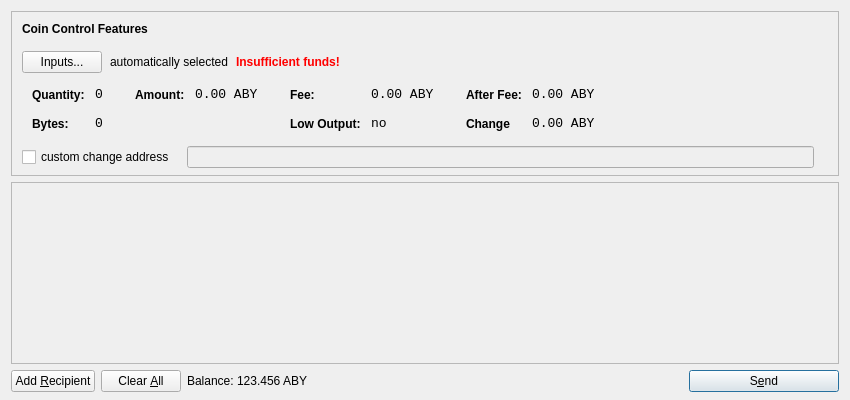
<?xml version="1.0" encoding="UTF-8"?>
<ui version="4.0">
 <class>SendCoinsDialog</class>
 <widget class="QDialog" name="SendCoinsDialog">
  <property name="geometry">
   <rect>
    <x>0</x>
    <y>0</y>
    <width>850</width>
    <height>400</height>
   </rect>
  </property>
  <property name="windowTitle">
   <string>Send Coins</string>
  </property>
  <layout class="QVBoxLayout" name="verticalLayout" stretch="0,1,0">
   <property name="bottomMargin">
    <number>8</number>
   </property>
   <item>
    <widget class="QFrame" name="frameCoinControl">
     <property name="sizePolicy">
      <sizepolicy hsizetype="Expanding" vsizetype="Expanding">
       <horstretch>0</horstretch>
       <verstretch>0</verstretch>
      </sizepolicy>
     </property>
     <property name="maximumSize">
      <size>
       <width>16777215</width>
       <height>16777215</height>
      </size>
     </property>
     <property name="frameShape">
      <enum>QFrame::StyledPanel</enum>
     </property>
     <property name="frameShadow">
      <enum>QFrame::Sunken</enum>
     </property>
     <layout class="QVBoxLayout" name="verticalLayoutCoinControl2">
      <property name="spacing">
       <number>-1</number>
      </property>
      <property name="leftMargin">
       <number>0</number>
      </property>
      <property name="topMargin">
       <number>0</number>
      </property>
      <property name="rightMargin">
       <number>0</number>
      </property>
      <property name="bottomMargin">
       <number>6</number>
      </property>
      <item>
       <layout class="QVBoxLayout" name="verticalLayoutCoinControl" stretch="0,0,0,0,1">
        <property name="spacing">
         <number>0</number>
        </property>
        <property name="leftMargin">
         <number>10</number>
        </property>
        <property name="topMargin">
         <number>10</number>
        </property>
        <item>
         <layout class="QHBoxLayout" name="horizontalLayoutCoinControl1">
          <property name="bottomMargin">
           <number>15</number>
          </property>
          <item>
           <widget class="QLabel" name="labelCoinControlFeatures">
            <property name="sizePolicy">
             <sizepolicy hsizetype="Preferred" vsizetype="Maximum">
              <horstretch>0</horstretch>
              <verstretch>0</verstretch>
             </sizepolicy>
            </property>
            <property name="font">
             <font>
              <weight>75</weight>
              <bold>true</bold>
             </font>
            </property>
            <property name="styleSheet">
             <string notr="true">font-weight:bold;</string>
            </property>
            <property name="text">
             <string>Coin Control Features</string>
            </property>
           </widget>
          </item>
         </layout>
        </item>
        <item>
         <layout class="QHBoxLayout" name="horizontalLayoutCoinControl2" stretch="0,0,0,0">
          <property name="spacing">
           <number>8</number>
          </property>
          <property name="bottomMargin">
           <number>10</number>
          </property>
          <item>
           <widget class="QPushButton" name="pushButtonCoinControl">
            <property name="styleSheet">
             <string notr="true"/>
            </property>
            <property name="text">
             <string>Inputs...</string>
            </property>
           </widget>
          </item>
          <item>
           <widget class="QLabel" name="labelCoinControlAutomaticallySelected">
            <property name="text">
             <string>automatically selected</string>
            </property>
            <property name="margin">
             <number>5</number>
            </property>
           </widget>
          </item>
          <item>
           <widget class="QLabel" name="labelCoinControlInsuffFunds">
            <property name="font">
             <font>
              <weight>75</weight>
              <bold>true</bold>
             </font>
            </property>
            <property name="styleSheet">
             <string notr="true">color:red;font-weight:bold;</string>
            </property>
            <property name="text">
             <string>Insufficient funds!</string>
            </property>
            <property name="margin">
             <number>5</number>
            </property>
           </widget>
          </item>
          <item>
           <spacer name="horizontalSpacerCoinControl">
            <property name="orientation">
             <enum>Qt::Horizontal</enum>
            </property>
            <property name="sizeHint" stdset="0">
             <size>
              <width>40</width>
              <height>1</height>
             </size>
            </property>
           </spacer>
          </item>
         </layout>
        </item>
        <item>
         <widget class="QWidget" name="widgetCoinControl" native="true">
          <property name="sizePolicy">
           <sizepolicy hsizetype="Preferred" vsizetype="Preferred">
            <horstretch>0</horstretch>
            <verstretch>0</verstretch>
           </sizepolicy>
          </property>
          <property name="minimumSize">
           <size>
            <width>0</width>
            <height>0</height>
           </size>
          </property>
          <property name="styleSheet">
           <string notr="true"/>
          </property>
          <layout class="QHBoxLayout" name="horizontalLayoutCoinControl5">
           <property name="margin">
            <number>0</number>
           </property>
           <item>
            <layout class="QHBoxLayout" name="horizontalLayoutCoinControl3" stretch="0,0,0,1">
             <property name="spacing">
              <number>20</number>
             </property>
             <property name="topMargin">
              <number>0</number>
             </property>
             <property name="bottomMargin">
              <number>10</number>
             </property>
             <item>
              <layout class="QFormLayout" name="formLayoutCoinControl1">
               <property name="horizontalSpacing">
                <number>10</number>
               </property>
               <property name="verticalSpacing">
                <number>14</number>
               </property>
               <property name="leftMargin">
                <number>10</number>
               </property>
               <property name="topMargin">
                <number>4</number>
               </property>
               <property name="rightMargin">
                <number>6</number>
               </property>
               <item row="0" column="0">
                <widget class="QLabel" name="labelCoinControlQuantityText">
                 <property name="styleSheet">
                  <string notr="true">font-weight:bold;</string>
                 </property>
                 <property name="text">
                  <string>Quantity:</string>
                 </property>
                 <property name="margin">
                  <number>0</number>
                 </property>
                </widget>
               </item>
               <item row="0" column="1">
                <widget class="QLabel" name="labelCoinControlQuantity">
                 <property name="font">
                  <font>
                   <family>Monospace</family>
                   <pointsize>10</pointsize>
                  </font>
                 </property>
                 <property name="cursor">
                  <cursorShape>IBeamCursor</cursorShape>
                 </property>
                 <property name="contextMenuPolicy">
                  <enum>Qt::ActionsContextMenu</enum>
                 </property>
                 <property name="text">
                  <string>0</string>
                 </property>
                 <property name="margin">
                  <number>0</number>
                 </property>
                 <property name="textInteractionFlags">
                  <set>Qt::LinksAccessibleByMouse|Qt::TextSelectableByKeyboard|Qt::TextSelectableByMouse</set>
                 </property>
                </widget>
               </item>
               <item row="1" column="0">
                <widget class="QLabel" name="labelCoinControlBytesText">
                 <property name="styleSheet">
                  <string notr="true">font-weight:bold;</string>
                 </property>
                 <property name="text">
                  <string>Bytes:</string>
                 </property>
                </widget>
               </item>
               <item row="1" column="1">
                <widget class="QLabel" name="labelCoinControlBytes">
                 <property name="font">
                  <font>
                   <family>Monospace</family>
                   <pointsize>10</pointsize>
                  </font>
                 </property>
                 <property name="cursor">
                  <cursorShape>IBeamCursor</cursorShape>
                 </property>
                 <property name="contextMenuPolicy">
                  <enum>Qt::ActionsContextMenu</enum>
                 </property>
                 <property name="text">
                  <string>0</string>
                 </property>
                 <property name="textInteractionFlags">
                  <set>Qt::LinksAccessibleByMouse|Qt::TextSelectableByKeyboard|Qt::TextSelectableByMouse</set>
                 </property>
                </widget>
               </item>
              </layout>
             </item>
             <item>
              <layout class="QFormLayout" name="formLayoutCoinControl2">
               <property name="horizontalSpacing">
                <number>10</number>
               </property>
               <property name="verticalSpacing">
                <number>14</number>
               </property>
               <property name="leftMargin">
                <number>6</number>
               </property>
               <property name="topMargin">
                <number>4</number>
               </property>
               <property name="rightMargin">
                <number>6</number>
               </property>
               <item row="0" column="0">
                <widget class="QLabel" name="labelCoinControlAmountText">
                 <property name="styleSheet">
                  <string notr="true">font-weight:bold;</string>
                 </property>
                 <property name="text">
                  <string>Amount:</string>
                 </property>
                 <property name="margin">
                  <number>0</number>
                 </property>
                </widget>
               </item>
               <item row="0" column="1">
                <widget class="QLabel" name="labelCoinControlAmount">
                 <property name="font">
                  <font>
                   <family>Monospace</family>
                   <pointsize>10</pointsize>
                  </font>
                 </property>
                 <property name="cursor">
                  <cursorShape>IBeamCursor</cursorShape>
                 </property>
                 <property name="contextMenuPolicy">
                  <enum>Qt::ActionsContextMenu</enum>
                 </property>
                 <property name="text">
                  <string notr="true">0.00 ABY</string>
                 </property>
                 <property name="textInteractionFlags">
                  <set>Qt::LinksAccessibleByMouse|Qt::TextSelectableByKeyboard|Qt::TextSelectableByMouse</set>
                 </property>
                </widget>
               </item>
              </layout>
             </item>
             <item>
              <layout class="QFormLayout" name="formLayoutCoinControl3">
               <property name="horizontalSpacing">
                <number>10</number>
               </property>
               <property name="verticalSpacing">
                <number>14</number>
               </property>
               <property name="leftMargin">
                <number>6</number>
               </property>
               <property name="topMargin">
                <number>4</number>
               </property>
               <property name="rightMargin">
                <number>6</number>
               </property>
               <item row="0" column="0">
                <widget class="QLabel" name="labelCoinControlFeeText">
                 <property name="styleSheet">
                  <string notr="true">font-weight:bold;</string>
                 </property>
                 <property name="text">
                  <string>Fee:</string>
                 </property>
                 <property name="margin">
                  <number>0</number>
                 </property>
                </widget>
               </item>
               <item row="0" column="1">
                <widget class="QLabel" name="labelCoinControlFee">
                 <property name="font">
                  <font>
                   <family>Monospace</family>
                   <pointsize>10</pointsize>
                  </font>
                 </property>
                 <property name="cursor">
                  <cursorShape>IBeamCursor</cursorShape>
                 </property>
                 <property name="contextMenuPolicy">
                  <enum>Qt::ActionsContextMenu</enum>
                 </property>
                 <property name="text">
                  <string notr="true">0.00 ABY</string>
                 </property>
                 <property name="textInteractionFlags">
                  <set>Qt::LinksAccessibleByMouse|Qt::TextSelectableByKeyboard|Qt::TextSelectableByMouse</set>
                 </property>
                </widget>
               </item>
               <item row="1" column="0">
                <widget class="QLabel" name="labelCoinControlLowOutputText">
                 <property name="styleSheet">
                  <string notr="true">font-weight:bold;</string>
                 </property>
                 <property name="text">
                  <string>Low Output:</string>
                 </property>
                </widget>
               </item>
               <item row="1" column="1">
                <widget class="QLabel" name="labelCoinControlLowOutput">
                 <property name="font">
                  <font>
                   <family>Monospace</family>
                   <pointsize>10</pointsize>
                  </font>
                 </property>
                 <property name="cursor">
                  <cursorShape>IBeamCursor</cursorShape>
                 </property>
                 <property name="contextMenuPolicy">
                  <enum>Qt::ActionsContextMenu</enum>
                 </property>
                 <property name="text">
                  <string>no</string>
                 </property>
                 <property name="textInteractionFlags">
                  <set>Qt::LinksAccessibleByMouse|Qt::TextSelectableByKeyboard|Qt::TextSelectableByMouse</set>
                 </property>
                </widget>
               </item>
              </layout>
             </item>
             <item>
              <layout class="QFormLayout" name="formLayoutCoinControl4">
               <property name="horizontalSpacing">
                <number>10</number>
               </property>
               <property name="verticalSpacing">
                <number>14</number>
               </property>
               <property name="leftMargin">
                <number>6</number>
               </property>
               <property name="topMargin">
                <number>4</number>
               </property>
               <property name="rightMargin">
                <number>6</number>
               </property>
               <item row="0" column="0">
                <widget class="QLabel" name="labelCoinControlAfterFeeText">
                 <property name="styleSheet">
                  <string notr="true">font-weight:bold;</string>
                 </property>
                 <property name="text">
                  <string>After Fee:</string>
                 </property>
                 <property name="margin">
                  <number>0</number>
                 </property>
                </widget>
               </item>
               <item row="0" column="1">
                <widget class="QLabel" name="labelCoinControlAfterFee">
                 <property name="font">
                  <font>
                   <family>Monospace</family>
                   <pointsize>10</pointsize>
                  </font>
                 </property>
                 <property name="cursor">
                  <cursorShape>IBeamCursor</cursorShape>
                 </property>
                 <property name="contextMenuPolicy">
                  <enum>Qt::ActionsContextMenu</enum>
                 </property>
                 <property name="text">
                  <string notr="true">0.00 ABY</string>
                 </property>
                 <property name="textInteractionFlags">
                  <set>Qt::LinksAccessibleByMouse|Qt::TextSelectableByKeyboard|Qt::TextSelectableByMouse</set>
                 </property>
                </widget>
               </item>
               <item row="1" column="0">
                <widget class="QLabel" name="labelCoinControlChangeText">
                 <property name="styleSheet">
                  <string notr="true">font-weight:bold;</string>
                 </property>
                 <property name="text">
                  <string>Change</string>
                 </property>
                </widget>
               </item>
               <item row="1" column="1">
                <widget class="QLabel" name="labelCoinControlChange">
                 <property name="font">
                  <font>
                   <family>Monospace</family>
                   <pointsize>10</pointsize>
                  </font>
                 </property>
                 <property name="cursor">
                  <cursorShape>IBeamCursor</cursorShape>
                 </property>
                 <property name="contextMenuPolicy">
                  <enum>Qt::ActionsContextMenu</enum>
                 </property>
                 <property name="text">
                  <string notr="true">0.00 ABY</string>
                 </property>
                 <property name="textInteractionFlags">
                  <set>Qt::LinksAccessibleByMouse|Qt::TextSelectableByKeyboard|Qt::TextSelectableByMouse</set>
                 </property>
                </widget>
               </item>
              </layout>
             </item>
            </layout>
           </item>
          </layout>
         </widget>
        </item>
        <item>
         <layout class="QHBoxLayout" name="horizontalLayoutCoinControl4" stretch="0,0,0">
          <property name="spacing">
           <number>12</number>
          </property>
          <property name="sizeConstraint">
           <enum>QLayout::SetDefaultConstraint</enum>
          </property>
          <property name="topMargin">
           <number>5</number>
          </property>
          <property name="rightMargin">
           <number>5</number>
          </property>
          <item>
           <widget class="QCheckBox" name="checkBoxCoinControlChange">
            <property name="text">
             <string>custom change address</string>
            </property>
           </widget>
          </item>
          <item>
           <widget class="QLineEdit" name="lineEditCoinControlChange">
            <property name="enabled">
             <bool>false</bool>
            </property>
            <property name="sizePolicy">
             <sizepolicy hsizetype="Expanding" vsizetype="Fixed">
              <horstretch>0</horstretch>
              <verstretch>0</verstretch>
             </sizepolicy>
            </property>
           </widget>
          </item>
          <item>
           <widget class="QLabel" name="labelCoinControlChangeLabel">
            <property name="sizePolicy">
             <sizepolicy hsizetype="Preferred" vsizetype="Expanding">
              <horstretch>0</horstretch>
              <verstretch>0</verstretch>
             </sizepolicy>
            </property>
            <property name="minimumSize">
             <size>
              <width>0</width>
              <height>0</height>
             </size>
            </property>
            <property name="text">
             <string/>
            </property>
            <property name="margin">
             <number>3</number>
            </property>
           </widget>
          </item>
         </layout>
        </item>
        <item>
         <spacer name="verticalSpacerCoinControl">
          <property name="orientation">
           <enum>Qt::Vertical</enum>
          </property>
          <property name="sizeHint" stdset="0">
           <size>
            <width>800</width>
            <height>1</height>
           </size>
          </property>
         </spacer>
        </item>
       </layout>
      </item>
     </layout>
    </widget>
   </item>
   <item>
    <widget class="QScrollArea" name="scrollArea">
     <property name="widgetResizable">
      <bool>true</bool>
     </property>
     <widget class="QWidget" name="scrollAreaWidgetContents">
      <property name="geometry">
       <rect>
        <x>0</x>
        <y>0</y>
        <width>830</width>
        <height>165</height>
       </rect>
      </property>
      <layout class="QVBoxLayout" name="verticalLayout_2">
       <property name="margin">
        <number>0</number>
       </property>
       <item>
        <layout class="QVBoxLayout" name="entries">
         <property name="spacing">
          <number>6</number>
         </property>
        </layout>
       </item>
       <item>
        <spacer name="verticalSpacer">
         <property name="orientation">
          <enum>Qt::Vertical</enum>
         </property>
         <property name="sizeHint" stdset="0">
          <size>
           <width>20</width>
           <height>40</height>
          </size>
         </property>
        </spacer>
       </item>
      </layout>
     </widget>
    </widget>
   </item>
   <item>
    <layout class="QHBoxLayout" name="horizontalLayout">
     <item>
      <widget class="QPushButton" name="addButton">
       <property name="toolTip">
        <string>Send to multiple recipients at once</string>
       </property>
       <property name="text">
        <string>Add &amp;Recipient</string>
       </property>
       <property name="autoDefault">
        <bool>false</bool>
       </property>
      </widget>
     </item>
     <item>
      <widget class="QPushButton" name="clearButton">
       <property name="sizePolicy">
        <sizepolicy hsizetype="Minimum" vsizetype="Fixed">
         <horstretch>0</horstretch>
         <verstretch>0</verstretch>
        </sizepolicy>
       </property>
       <property name="toolTip">
        <string>Remove all transaction fields</string>
       </property>
       <property name="text">
        <string>Clear &amp;All</string>
       </property>
       <property name="autoRepeatDelay">
        <number>300</number>
       </property>
       <property name="autoDefault">
        <bool>false</bool>
       </property>
      </widget>
     </item>
     <item>
      <layout class="QHBoxLayout" name="horizontalLayout_2">
       <property name="spacing">
        <number>3</number>
       </property>
       <item>
        <widget class="QLabel" name="label">
         <property name="sizePolicy">
          <sizepolicy hsizetype="Preferred" vsizetype="Fixed">
           <horstretch>0</horstretch>
           <verstretch>0</verstretch>
          </sizepolicy>
         </property>
         <property name="text">
          <string>Balance:</string>
         </property>
        </widget>
       </item>
       <item>
        <widget class="QLabel" name="labelBalance">
         <property name="sizePolicy">
          <sizepolicy hsizetype="Preferred" vsizetype="Fixed">
           <horstretch>0</horstretch>
           <verstretch>0</verstretch>
          </sizepolicy>
         </property>
         <property name="cursor">
          <cursorShape>IBeamCursor</cursorShape>
         </property>
         <property name="text">
          <string notr="true">123.456 ABY</string>
         </property>
         <property name="textInteractionFlags">
          <set>Qt::LinksAccessibleByMouse|Qt::TextSelectableByKeyboard|Qt::TextSelectableByMouse</set>
         </property>
        </widget>
       </item>
      </layout>
     </item>
     <item>
      <spacer name="horizontalSpacer">
       <property name="orientation">
        <enum>Qt::Horizontal</enum>
       </property>
       <property name="sizeHint" stdset="0">
        <size>
         <width>40</width>
         <height>20</height>
        </size>
       </property>
      </spacer>
     </item>
     <item>
      <widget class="QPushButton" name="sendButton">
       <property name="minimumSize">
        <size>
         <width>150</width>
         <height>0</height>
        </size>
       </property>
       <property name="toolTip">
        <string>Confirm the send action</string>
       </property>
       <property name="text">
        <string>S&amp;end</string>
       </property>
       <property name="icon">
        <iconset resource="../bitcoin.qrc">
         <normaloff>:/icons/send</normaloff>:/icons/send</iconset>
       </property>
       <property name="default">
        <bool>true</bool>
       </property>
      </widget>
     </item>
    </layout>
   </item>
  </layout>
 </widget>
 <resources>
  <include location="../bitcoin.qrc"/>
 </resources>
 <connections/>
</ui>
